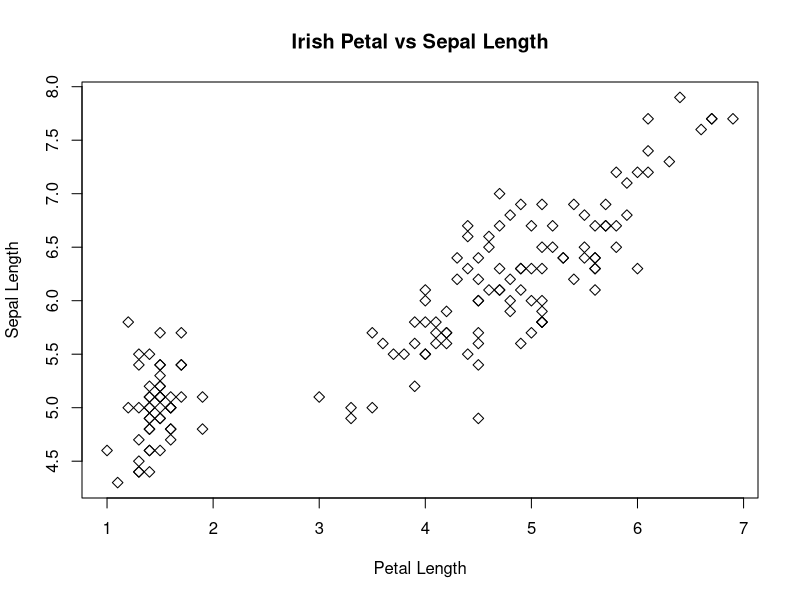
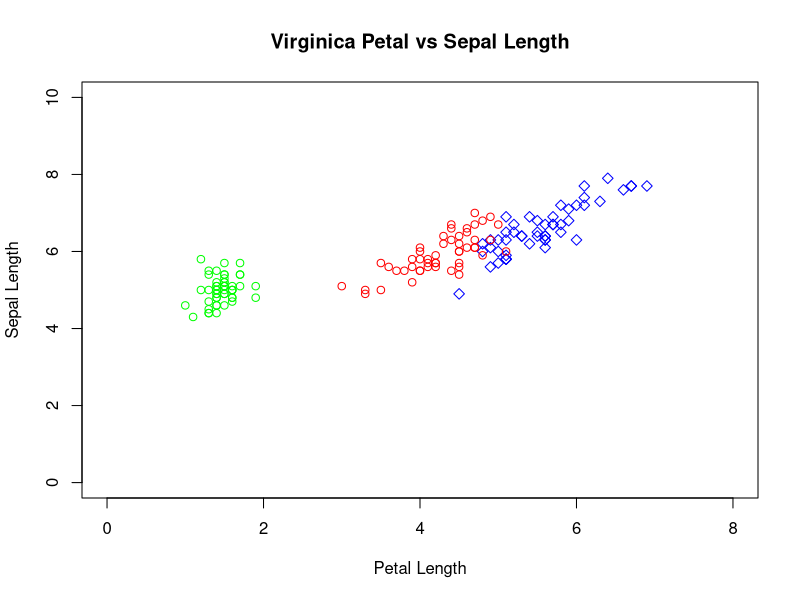

R code for these plots, in order: (Note: this script raises an error after producing the figures.)
# Unit 1 R Review p2
# Basic Visialization
# David Grijalva 

# Using the iris data make a scatter plot of the petal length vs sepal length
plot(iris$Petal.Length, iris$Sepal.Length, pch=5,  xlab = "Petal Length",
     ylab = "Sepal Length", main = "Irish Petal vs Sepal Length")

# plot only virginica
irisVir = iris[iris$Species=="virginica",]
plot(irisVir$Petal.Length, irisVir$Sepal.Length, pch=5, col='blue',  xlab = "Petal Length",
     ylab = "Sepal Length", main = "Virginica Petal vs Sepal Length", 
     ylim = c(0,10), xlim = c(0,8 ))

# add versicolor 
irisVer = iris[iris$Species=="versicolor",]
points(irisVer$Petal.Length, irisVer$Sepal.Length, col = "red")

# add setosa
irisSet = iris[iris$Species=="setosa",]
points(irisSet$Petal.Length, irisSet$Sepal.Length, col = "green")

# to start a new plot
dev.off()

# histogram
hist(mpg$cty, col="blue")


# dividing the ploy space c(num rows, num columns)
par(mrow - x(1,2))
dev.off()

# histogram of the iris sepal lengths

hist(iris$Sepal.Length, col="blue", main="Iris Sepal Length Distribution",
     xlab="Length")

# barplot
age = c(22,21,24,19,20,23)
yrs_math_ed = c(4,5,2,5,3,5)
names = c("Mary","Martha","Kim","Kristen","Amy","Sam")
subject = c("English","Math","Sociology","Math","Music", "Dance")

df3 = data.frame(Age=age, Years=yrs_math_ed, Name=names, Subject=subject)

barplot(df3$Years, names.arg = df3$Name, ylab='Math Years', main="Math Years")

install.packages("ggplot2")

library(ggplot2)
mpg

pairs(~mpg+disp+drat+wt,data=mtcars,
      main="Simple Scatterplot Matrix")
